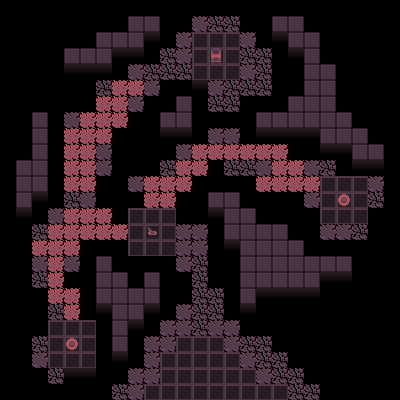

The image is a tile-based game level rendered from a .tmx file. Its description and source (layers, tilesets, objects; grid data summarised) follow:
An orthogonal 25x25 tile map with 16x16 px tiles, 6 tile layers (Ground, SwitchOn, SwitchOff, LeftButtonPath, ...).

<map version="1.2" tiledversion="1.3.4" orientation="orthogonal" renderorder="right-down" width="25" height="25" tilewidth="16" tileheight="16" infinite="0" nextlayerid="18" nextobjectid="3">
 <properties>
  <property name="Caption" value="The path behind me feels|like it crumbles more and more.;Where was I|before this started?" />
  <property name="SpawnX" type="int" value="12" />
  <property name="SpawnY" type="int" value="23" />
 </properties>
 <tileset firstgid="1" source="Tileset.tsx" />
 <layer id="1" name="Ground" width="25" height="25">
  <data>[625 cells, 262 non-empty, 5 distinct tile ids]</data>
 </layer>
 <layer id="14" name="SwitchOn" width="25" height="25">
  <properties>
   <property name="Activated" type="bool" value="false" />
   <property name="ActivatorX" type="int" value="9" />
   <property name="ActivatorY" type="int" value="14" />
  </properties>
  <data>[625 cells, 16 non-empty, 1 distinct tile ids]</data>
 </layer>
 <layer id="15" name="SwitchOff" width="25" height="25">
  <properties>
   <property name="Activated" type="bool" value="true" />
   <property name="ActivatorX" type="int" value="9" />
   <property name="ActivatorY" type="int" value="14" />
  </properties>
  <data>[625 cells, 12 non-empty, 1 distinct tile ids]</data>
 </layer>
 <layer id="16" name="LeftButtonPath" width="25" height="25">
  <properties>
   <property name="Activated" type="bool" value="false" />
   <property name="ActivatorX" type="int" value="4" />
   <property name="ActivatorY" type="int" value="21" />
  </properties>
  <data>[625 cells, 13 non-empty, 1 distinct tile ids]</data>
 </layer>
 <layer id="17" name="RightButtonPath" width="25" height="25">
  <properties>
   <property name="Activated" type="bool" value="false" />
   <property name="ActivatorX" type="int" value="21" />
   <property name="ActivatorY" type="int" value="12" />
  </properties>
  <data>[625 cells, 10 non-empty, 1 distinct tile ids]</data>
 </layer>
 <layer id="2" name="Stuff" width="25" height="25">
  <data>[625 cells, 4 non-empty, 3 distinct tile ids]</data>
 </layer>
</map>
